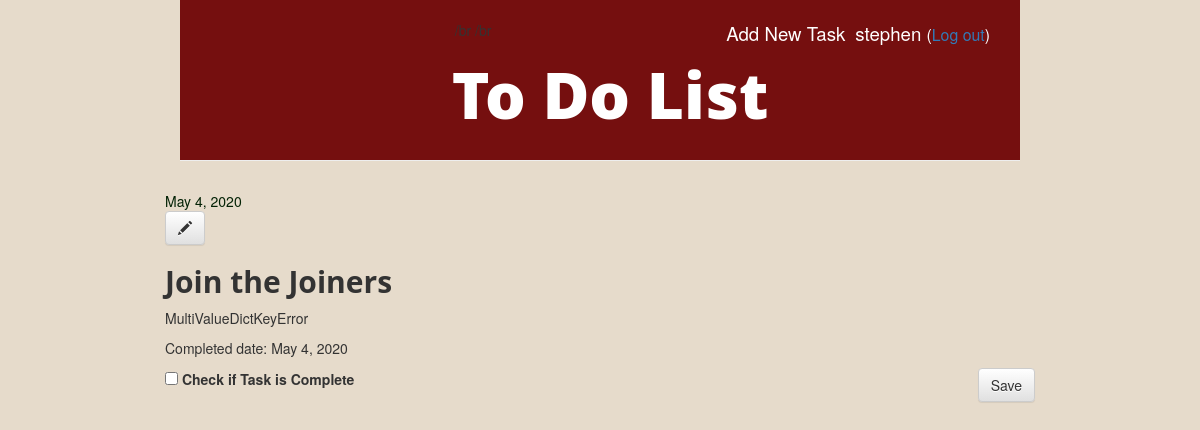
/task/16/ (signed in), run on the app's committed database.
### todoapp/models.py (models this page shows, shortened)
class Task(models.Model):
    posted_by = models.ForeignKey(settings.AUTH_USER_MODEL, on_delete=models.CASCADE, null=True)
    task_title = models.CharField(max_length=100)
    task_text = models.TextField()
    posted_date = models.DateField(default=timezone.now)
    checkbox = models.BooleanField(default=False)
    completed_date = models.DateField(blank=True, null=True)

### todoapp/views.py (the view)
# urls.py: path('task/<int:pk>/', views.task_detail, name='task_detail'),
def task_detail(request, pk):
    task = get_object_or_404(Task, pk=pk)
    return render(request, 'todoapp/task_detail.html', {'task':task})

### todoapp/templates/todoapp/task_detail.html (shortened to what this page needs)
{% extends 'todoapp/base.html' %}
{% block content %}
    <div class="post">
        {% if task.posted_date %}
            <div class="date">
                {{ task.posted_date }}
            </div>
        {% endif %}
        {% if user.is_authenticated %}
            <a class="btn btn-default" href="{% url 'task_edit' pk=task.pk %}"><span class="glyphicon glyphicon-pencil"></span></a>
        {% endif %}
        <h2>{{ task.task_title }}</h2>
        <p>{{ task.task_text|linebreaksbr }}</p>
        <p>Completed date: {{ task.completed_date }}</p>
        {% if user.is_authenticated %}
        <form action="http://127.0.0.1:8000/task/checkbox/{{ task.id }}/" method="POST">
            <div class="custom-control custom-checkbox">
                <input type="checkbox" name="status" class="custom-control-input" id="defaultUnchecked">
                <label class="custom-control-label" for="defaultUnchecked">Check if Task is Complete</label>
                <button type="submit" class="save btn btn-default">Save</button>
            </div>
        </form>
        {% endif %}
    </div>
{% endblock %}

### todoapp/templates/todoapp/base.html (shortened to what this page needs)
{% load static %}
<!DOCTYPE html>
<html lang="en">
    <head>
        <link rel="stylesheet" href="//maxcdn.bootstrapcdn.com/bootstrap/3.2.0/css/bootstrap.min.css">
        <link rel="stylesheet" href="//maxcdn.bootstrapcdn.com/bootstrap/3.2.0/css/bootstrap-theme.min.css">
        <link rel="stylesheet" href="{% static 'css/todo.css' %}">
    </head>
    <body>
        <div class="page-header">
            {% if user.is_authenticated %}
                <p class="top-menu">{{ user.username }} <small>(<a href="{% url 'logout' %}">Log out</a>)</small></p>
                <a href="{% url 'task_new' %}" class="top-menu"><span>Add New Task</span></a>
            {% else %}
                <a href="{% url 'login' %}" class="top-menu new-task">Login <span class="glyphicon glyphicon-lock"></span></a>
            {% endif %}
            <h1><a href="/">To Do List</a></h1>
        </div>
        <div class="content-container">
            <div class="row">
                {% block content %}
                {% endblock %}
                </div>
            </div>
    </body>
</html>

### todoapp/static/css/todo.css (style rules this page uses)
h1 a, h2 a { color: rgb(68, 41, 22); }
body { padding-left: 180px; padding-right: 180px; background-color: rgb(230, 219, 203); }
.page-header { background-color: rgb(117, 15, 15); margin-top: 0; padding: 20px 20px 20px 40px; text-align: center; }
.page-header h1, .page-header h1 a, .page-header h1 a:visited, .page-header h1 a:active { color: #ffffff; font-size: 48pt; font-weight: 900; text-decoration: none; }
.content-container { margin-top: 30px; margin-bottom: 30px; }
h1, h2, h3, h4 { font-family: 'Open Sans'; font-weight: bold; }
.date { color: #032205; }
.save { float: right; }
.top-menu, .top-menu:hover, .top-menu:visited { color: #ffffff; float: right; font-size: 14pt; margin-right: 10px; align-self: flex-end; }
.row { size: 200px; }

### data on the page
Task: posted_date "May 4, 2020", task_title "Join the Joiners", task_text "MultiValueDictKeyError", completed_date "May 4, 2020"

### other printed values
{{ user.username }} "stephen"
